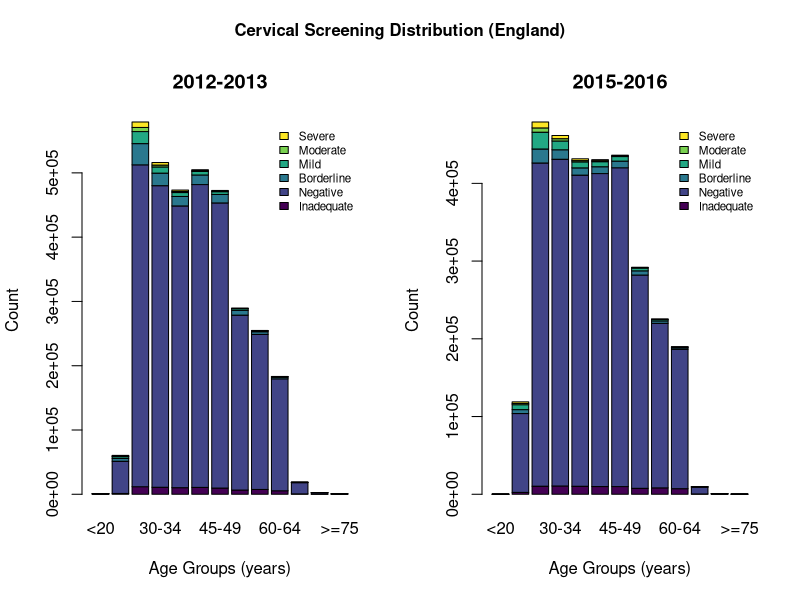
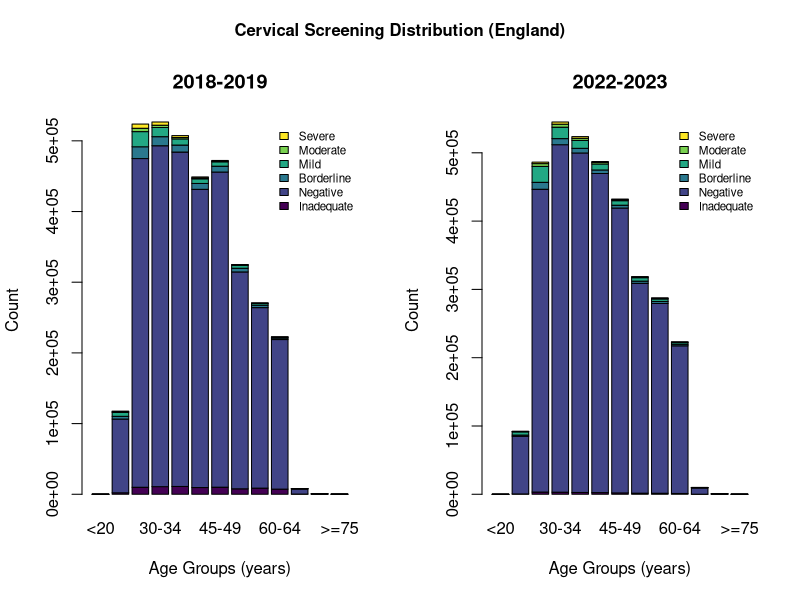
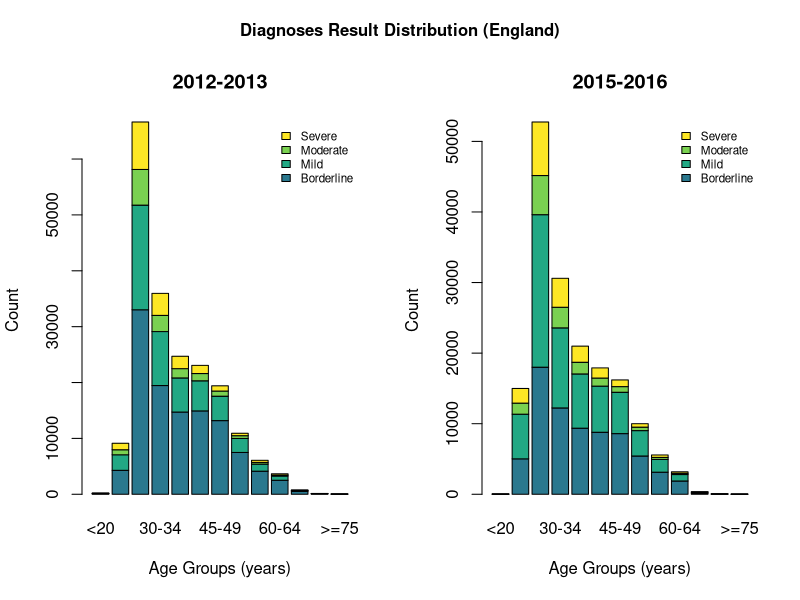
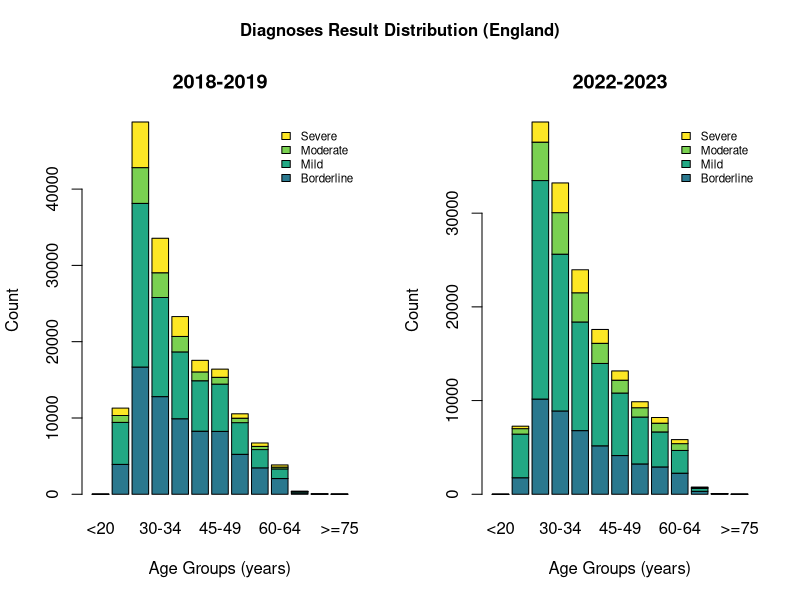
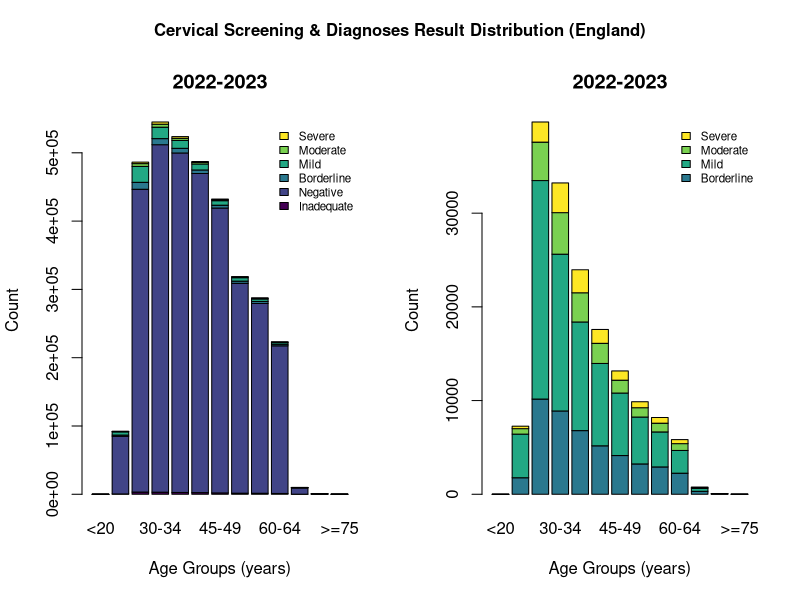
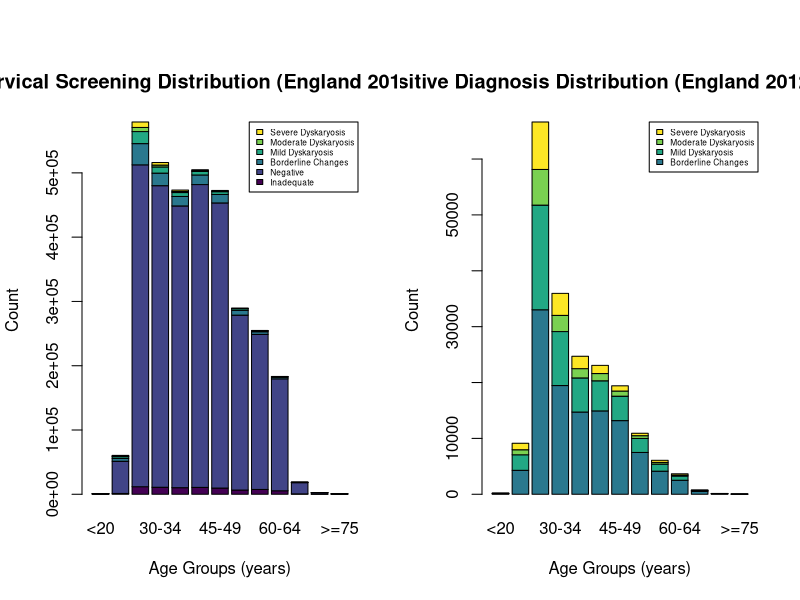

The R script that drew these images, in order:
## ---- chunk 1
knitr::opts_chunk$set(echo = TRUE)
## ---- chunk 2
source <- read.csv("cervical-programme-annual-2022-23-csvs/kc61_sample_result_age_source.csv")

source$Severe_dyskaryosis <- gsub("not included", NA, source$Severe_dyskaryosis)

uniq_ind <- unique(source$Indicator)
for (i in 1:length(uniq_ind)){
  source$Indicator <- gsub(uniq_ind[i], i, source$Indicator)
} 
source$Indicator <- as.numeric(source$Indicator)

for (i in 1:length(uniq_ind)){
  df <- data.frame(source[source$Indicator == i, ])
  df_name <- paste0("df", i)
  assign(df_name, df)
}

severe_NA <- source[is.na(source$Severe_dyskaryosis) == FALSE, ]
severe_NA$Severe_dyskaryosis <- as.numeric(severe_NA$Severe_dyskaryosis)
# all code taken above are taken from initial ProjectCheckIn document
# all code was used for cleaning data

suppressMessages(library(viridisLite))
suppressMessages(library(viridis))
suppressMessages(library(fields))

diagnosis_color <- color.scale(1:6, viridis(6))
diagnosis_col <- which(colnames(severe_NA) == "Inadequate" |
                         colnames(severe_NA) == "Negative" |
                         colnames(severe_NA) == "Borderline_changes" |
                         colnames(severe_NA) == "Mild_dyskaryosis" |
                         colnames(severe_NA) == "Moderate_dyskaryosis" | 
                         colnames(severe_NA) == "Severe_dyskaryosis")

par(mfrow = c(1,2), oma = c(0, 0, 2, 0))
for (i in 1:2) {
  y <- c("2012-13", "2015-16", "2018-19", "2022-23")
  df <- which(severe_NA$CollectionYearRange == y[i] & 
                severe_NA$Org_Name == "England" &
                suppressWarnings(severe_NA$Indicator == c(1:13)))
  plot <- severe_NA[df, diagnosis_col]
  plot <- t(plot)
  rownames(plot) <- c("Inadequate", "Negative", 
                    "Borderline", "Mild",
                    "Moderate", "Severe")
  colnames(plot) <- c("<20", "20-24", "25-29", "30-34", "35-39", 
                      "40-44", "45-49", "50-54", "55-59", "60-64", 
                      "65-69", "70-74", ">=75")
  plot_title <- c("2012-2013", "2015-2016", "2018-2019", "2022-2023")
  plot <- as.matrix(plot)
  
  barplot(plot,
        col = diagnosis_color,
        legend.text = row.names(plot),
        args.legend = list(x = "topright", cex = 0.7, bty = "n"),
        main = plot_title[i],
        xlab = "Age Groups (years)",
        ylab = "Count")
}
mtext("Cervical Screening Distribution (England)", side = 3, outer = TRUE, font = 2)

## ---- chunk 3
par(mfrow = c(1,2), oma = c(0, 0, 2, 0))
for (i in 3:4) {
  y <- c("2012-13", "2015-16", "2018-19", "2022-23")
  df <- which(severe_NA$CollectionYearRange == y[i] & 
                severe_NA$Org_Name == "England" &
                suppressWarnings(severe_NA$Indicator == c(1:13)))
  plot <- severe_NA[df, diagnosis_col]
  plot <- t(plot)
  rownames(plot) <- c("Inadequate", "Negative", 
                    "Borderline", "Mild",
                    "Moderate", "Severe")
  colnames(plot) <- c("<20", "20-24", "25-29", "30-34", "35-39", 
                      "40-44", "45-49", "50-54", "55-59", "60-64", 
                      "65-69", "70-74", ">=75")
  plot_title <- c("2012-2013", "2015-2016", "2018-2019", "2022-2023")
  plot <- as.matrix(plot)
  
  barplot(plot,
        col = diagnosis_color,
        legend.text = row.names(plot),
        args.legend = list(x = "topright", cex = 0.7, bty = "n"),
        main = plot_title[i],
        xlab = "Age Groups (years)",
        ylab = "Count")
}
mtext("Cervical Screening Distribution (England)", side = 3, outer = TRUE, font = 2)

## ---- chunk 4
par(mfrow = c(1,2), oma = c(0 , 0, 2, 0))
for (i in 1:2) {
  y <- c("2012-13", "2015-16", "2018-19", "2022-23")
  df <- which(severe_NA$CollectionYearRange == y[i] & 
                severe_NA$Org_Name == "England" &
                suppressWarnings(severe_NA$Indicator == c(1:13)))
  df <- which(severe_NA$CollectionYearRange == y[i])
  plot <- severe_NA[df, diagnosis_col]
  plot <- t(plot)
  rownames(plot) <- c("Inadequate", "Negative", 
                    "Borderline", "Mild",
                    "Moderate", "Severe")
  colnames(plot) <- c("<20", "20-24", "25-29", "30-34", "35-39", 
                      "40-44", "45-49", "50-54", "55-59", "60-64", 
                      "65-69", "70-74", ">=75")
  plot_title <- c("2012-2013", "2015-2016", "2018-2019", "2022-2023")
  plot <- as.matrix(plot)
  plot_2 <- plot[-(1:2), ]
  
  barplot(plot_2,
        col = diagnosis_color[c(3:6)],
        legend.text = row.names(plot_2),
        args.legend = list(x = "topright", cex = 0.7, bty = "n"),
        main = plot_title[i],
        xlab = "Age Groups (years)",
        ylab = "Count")
}
mtext("Diagnoses Result Distribution (England)", side = 3, outer = TRUE, font = 2)
## ---- chunk 5
par(mfrow = c(1,2), oma = c(0 , 0, 2, 0))
for (i in 3:4) {
  y <- c("2012-13", "2015-16", "2018-19", "2022-23")
  df <- which(severe_NA$CollectionYearRange == y[i] & 
                severe_NA$Org_Name == "England" &
                suppressWarnings(severe_NA$Indicator == c(1:13)))
  plot <- severe_NA[df, diagnosis_col]
  plot <- t(plot)
  rownames(plot) <- c("Inadequate", "Negative", 
                    "Borderline", "Mild",
                    "Moderate", "Severe")
  colnames(plot) <- c("<20", "20-24", "25-29", "30-34", "35-39", 
                      "40-44", "45-49", "50-54", "55-59", "60-64", 
                      "65-69", "70-74", ">=75")
  plot_title <- c("2012-2013", "2015-2016", "2018-2019", "2022-2023")
  plot <- as.matrix(plot)
  plot_2 <- plot[-(1:2), ]
  
  barplot(plot_2,
        col = diagnosis_color[c(3:6)],
        legend.text = row.names(plot_2),
        args.legend = list(x = "topright", cex = 0.7, bty = "n"),
        main = plot_title[i],
        xlab = "Age Groups (years)",
        ylab = "Count")
}
mtext("Diagnoses Result Distribution (England)", side = 3, outer = TRUE, font = 2)
## ---- chunk 6
# preliminary code in order to incorporate 2022-2023 into the for loop
# this section of code is not used in the actual graphs

par(mfrow = c(1,2), oma = c(0, 0, 2, 0))
england_2223 <- which(severe_NA$CollectionYearRange == "2022-23" & 
                        severe_NA$Org_Name == "England")
plot <- severe_NA[england_2223, diagnosis_col]
plot <- plot[-c(14:19), ]
plot <- t(plot)
rownames(plot) <- c("Inadequate", "Negative", 
                    "Borderline", "Mild",
                    "Moderate", "Severe")
colnames(plot) <- c("<20", "20-24", "25-29", "30-34", "35-39", "40-44", "45-49", "50-54", "55-59", "60-64", "65-69", "70-74", ">=75")
plot <- as.matrix(plot)

barplot(plot,
        col = diagnosis_color,
        legend.text = row.names(plot),
        args.legend = list(x = "topright", cex = 0.7, bty = "n"),
        main = "2022-2023",
        xlab = "Age Groups (years)",
        ylab = "Count")

plot_2223 <- plot[-(1:2), ]

barplot(plot_2223,
        col = diagnosis_color[c(3:6)],
        legend.text = row.names(plot_2223),
        args.legend = list(x = "topright", cex = 0.7, bty = "n"),
        main = "2022-2023",
        xlab = "Age Groups (years)",
        ylab = "Count")
mtext("Cervical Screening & Diagnoses Result Distribution (England)", side = 3, outer = TRUE, font = 2)

## ---- chunk 7
# initial code prepared for `for` loop
# this section of code is not used in the actual graphs

england_1213 <- which(severe_NA$CollectionYearRange == "2012-13")
england_1516 <- which(severe_NA$CollectionYearRange == "2015-16")
england_1819 <- which(severe_NA$CollectionYearRange == "2018-19")
diagnosis_col <- which(colnames(severe_NA) == "Inadequate" |
                         colnames(severe_NA) == "Negative" |
                         colnames(severe_NA) == "Borderline_changes" |
                         colnames(severe_NA) == "Mild_dyskaryosis" |
                         colnames(severe_NA) == "Moderate_dyskaryosis" | 
                         colnames(severe_NA) == "Severe_dyskaryosis")

plot <- severe_NA[england_1213, diagnosis_col]
plot <- t(plot)
rownames(plot) <- c("Inadequate", "Negative", 
                    "Borderline Changes", "Mild Dyskaryosis",
                    "Moderate Dyskaryosis", "Severe Dyskaryosis")
colnames(plot) <- c("<20", "20-24", "25-29", "30-34", "35-39", "40-44", "45-49", "50-54", "55-59", "60-64", "65-69", "70-74", ">=75")
plot <- as.matrix(plot)

barplot(plot,
        col = diagnosis_color,
        legend.text = row.names(plot),
        args.legend = list(x = "topright", cex = 0.5),
        main = "Cervical Screening Distribution (England 2012-2013)",
        xlab = "Age Groups (years)",
        ylab = "Count")

plot_1213 <- plot[-(1:2), ]

barplot(plot_1213,
        col = diagnosis_color[c(3:6)],
        legend.text = row.names(plot_1213),
        args.legend = list(x = "topright", cex = 0.5),
        main = "Positive Diagnosis Distribution (England 2012-2013)",
        xlab = "Age Groups (years)",
        ylab = "Count")

## ---- chunk 8
row_select <- sample(1:nrow(severe_NA), nrow(severe_NA) / 2)
col_exclude <- c(1:8, 17)

source_train <- severe_NA[row_select, -col_exclude]
source_test <- severe_NA[-row_select, -col_exclude]

suppressMessages(library(glmnet))

cn <- colnames(source_train)
exclude <- which(cn == "Severe_dyskaryosis" | cn == "CollectionYearRange")
X <- as.matrix(source_train[ , -exclude])

suppressWarnings(source_lasso <- cv.glmnet(X, source_train$Severe_dyskaryosis))
coef(source_lasso)

Y <- as.matrix(source_test[ , -exclude])
suppressWarnings(source_predict <- predict(source_lasso, newx = Y))

cor(source_predict, source_test$Severe_dyskaryosis) ^ 2
source_errors <- source_test$Severe_dyskaryosis - source_predict
sqrt(mean(source_errors ^ 2))  
mean(abs(source_errors))
  
## ---- chunk 9
lasso_data <- severe_NA[severe_NA$CollectionYearRange == "2022-23" &
                          suppressWarnings(severe_NA$Indicator == c(1:13)), ]
row_select <- sample(1:nrow(lasso_data), nrow(lasso_data) / 2)
col_exclude <- c(1:8, 17)

source_train <- lasso_data[row_select, -col_exclude]
source_test <- lasso_data[-row_select, -col_exclude]

cn <- colnames(source_train)
exclude <- which(cn == "Severe_dyskaryosis")
X <- as.matrix(source_train[ , -exclude])

suppressWarnings(source_lasso <- cv.glmnet(X, source_train$Severe_dyskaryosis))
coef(source_lasso)

Y <- as.matrix(source_test[ , -exclude])
suppressWarnings(source_predict <- predict(source_lasso, newx = Y))

cor(source_predict, source_test$Severe_dyskaryosis) ^ 2
source_errors <- source_test$Severe_dyskaryosis - source_predict
sqrt(mean(source_errors ^ 2))  
mean(abs(source_errors))
  
